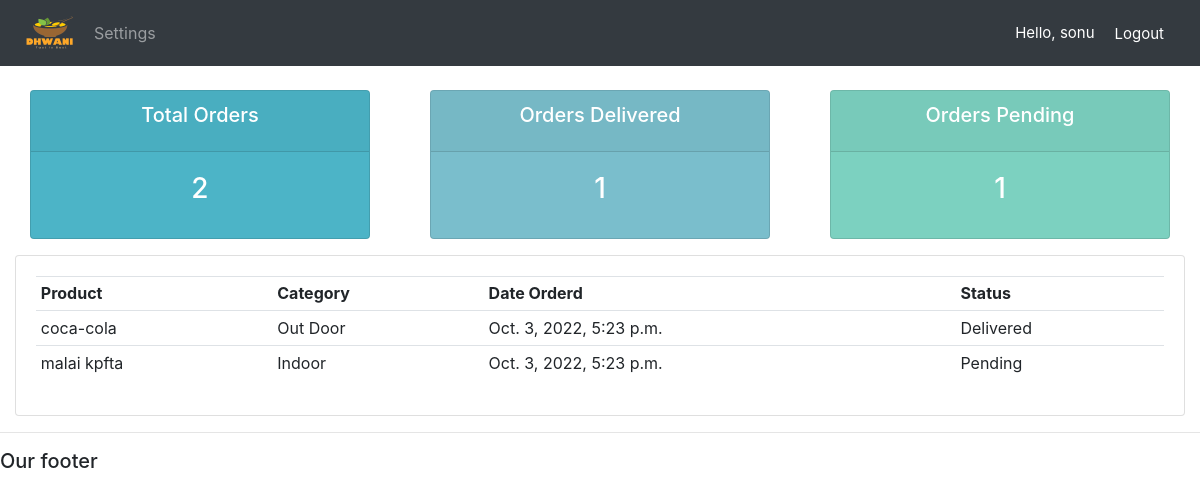
/user/ (signed in), run on the app's committed database.
### accounts/models.py (models this page shows)
class Order(models.Model):
	STATUS = (
			('Pending', 'Pending'),
			('Out for delivery', 'Out for delivery'),
			('Delivered', 'Delivered'),
			)
	customer = models.ForeignKey(Customer, null=True, on_delete= models.SET_NULL)
	product = models.ForeignKey(Product, null=True, on_delete= models.SET_NULL)
	date_created = models.DateTimeField(auto_now_add=True, null=True)
	status = models.CharField(max_length=200, null=True, choices=STATUS)
	def __str__(self):
		return self.product.name

class Product(models.Model):
	CATEGORY = (
			('Indoor', 'Indoor'),
			('Out Door', 'Out Door'),
			)
	name = models.CharField(max_length=200, null=True)
	price = models.FloatField(null=True)
	category = models.CharField(max_length=200, null=True, choices=CATEGORY)
	description = models.CharField(max_length=200, null=True, blank=True)
	date_created = models.DateTimeField(auto_now_add=True, null=True)
	tags = models.ManyToManyField(Tag)
	def __str__(self):
		return self.name

### accounts/decorators.py (the view)
		def wrapper_func(request, *args, **kwargs):
			group = None
			if request.user.groups.exists():
				group = request.user.groups.all()[0].name
			if group in allowed_roles:
				return view_func(request, *args, **kwargs)
			else:
				return HttpResponse('You are not authorized to view this page')

### accounts/views.py (called while the page is built)
@login_required(login_url='login')
@allowed_users(allowed_roles=['customer'])
def userPage(request):
    orders = request.user.customer.order_set.all()
    total_orders = orders.count()
    delivered = orders.filter(status='Delivered').count()
    pending = orders.filter(status='Pending').count()
    print('ORDERS:', orders)
    context = {'orders':orders, 'total_orders':total_orders,
	'delivered':delivered,'pending':pending}
    return render(request, 'accounts/user.html', context)

### accounts/templates/accounts/user.html
{%  extends 'accounts/main.html' %}
{% block content %}
{%  include 'accounts/status.html' %}
<div class="row">
	<div class="col-md">
		<div class="card card-body">
			<table class="table table-sm">
				<tr>
					<th>Product</th>
					<th>Category</th>
					<th>Date Orderd</th>
					<th>Status</th>
				</tr>
                {% for order in orders %}
				<tr>
					<td>{{order.product}}</td>
					<td>{{order.product.category}}</td>
					<td>{{order.date_created}}</td>
					<td>{{order.status}}</td>
				</tr>
				{% endfor %}
			</table>
		</div>
	</div>
</div>
{% endblock content %}

### accounts/templates/accounts/navbar.html (shortened to what this page needs)
{% load static %}
<nav class="navbar navbar-expand-lg navbar-dark bg-dark">
  <img src="{% static 'images/dhwani4.png' %}">
  <div class="collapse navbar-collapse" id="navbarNav">
    <ul class="navbar-nav">
      <li class="nav-item active">
        {% if request.user.is_staff %}
        <a class="nav-link" href="{% url 'home'  %}">Home</a>
      </li>
      <li class="nav-item">
        <a class="nav-link" href="{% url 'products' %}">Products</a
          >
      </li>
      {% else %}
       <li class="nav-item">
        <a class="nav-link" href="{% url 'account' %}">Settings</a>
      </li>
      {% endif %}
    </ul>
  </div>
  <span class="hello-msg">Hello, {{request.user}}</span>
  <span><a class="hello-msg" href="{% url 'logout' %}">Logout</a></span>
</nav>

### accounts/templates/accounts/navbar.html (style rules this page uses)
.hello-msg { font-size: 15px; color: #fff; margin-right: 20px; }

### data on the page
Order: product "coca-cola", product.category "Out Door", date_created "Oct. 3, 2022, 5:23 p.m.", status "Delivered"
Order: product "malai kpfta", product.category "Indoor", date_created "Oct. 3, 2022, 5:23 p.m.", status "Pending"

### other printed values
{{ request.user }} "sonu"
{{ total_orders }} "2"
{{ delivered }} "1"
{{ pending }} "1"
